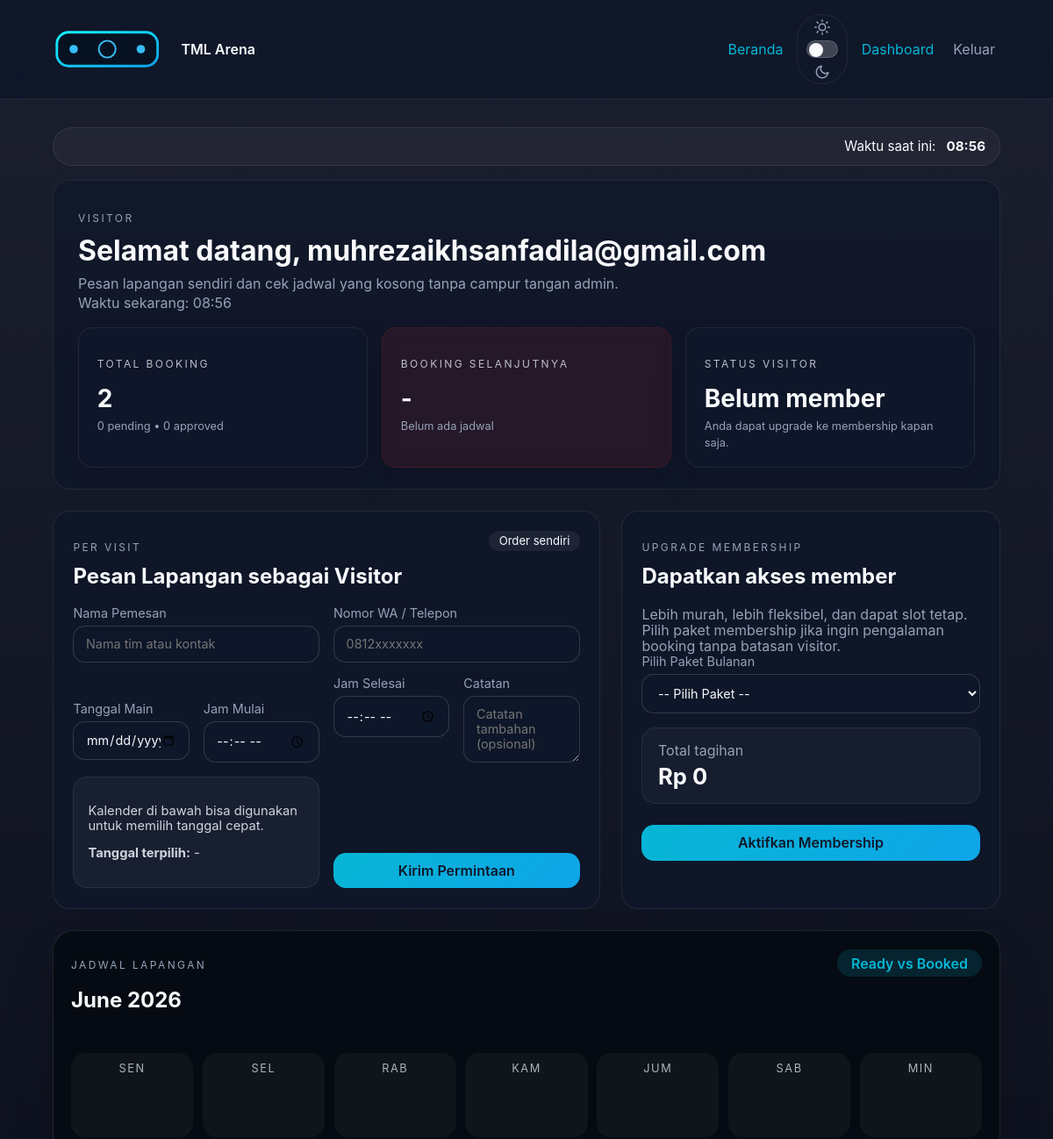
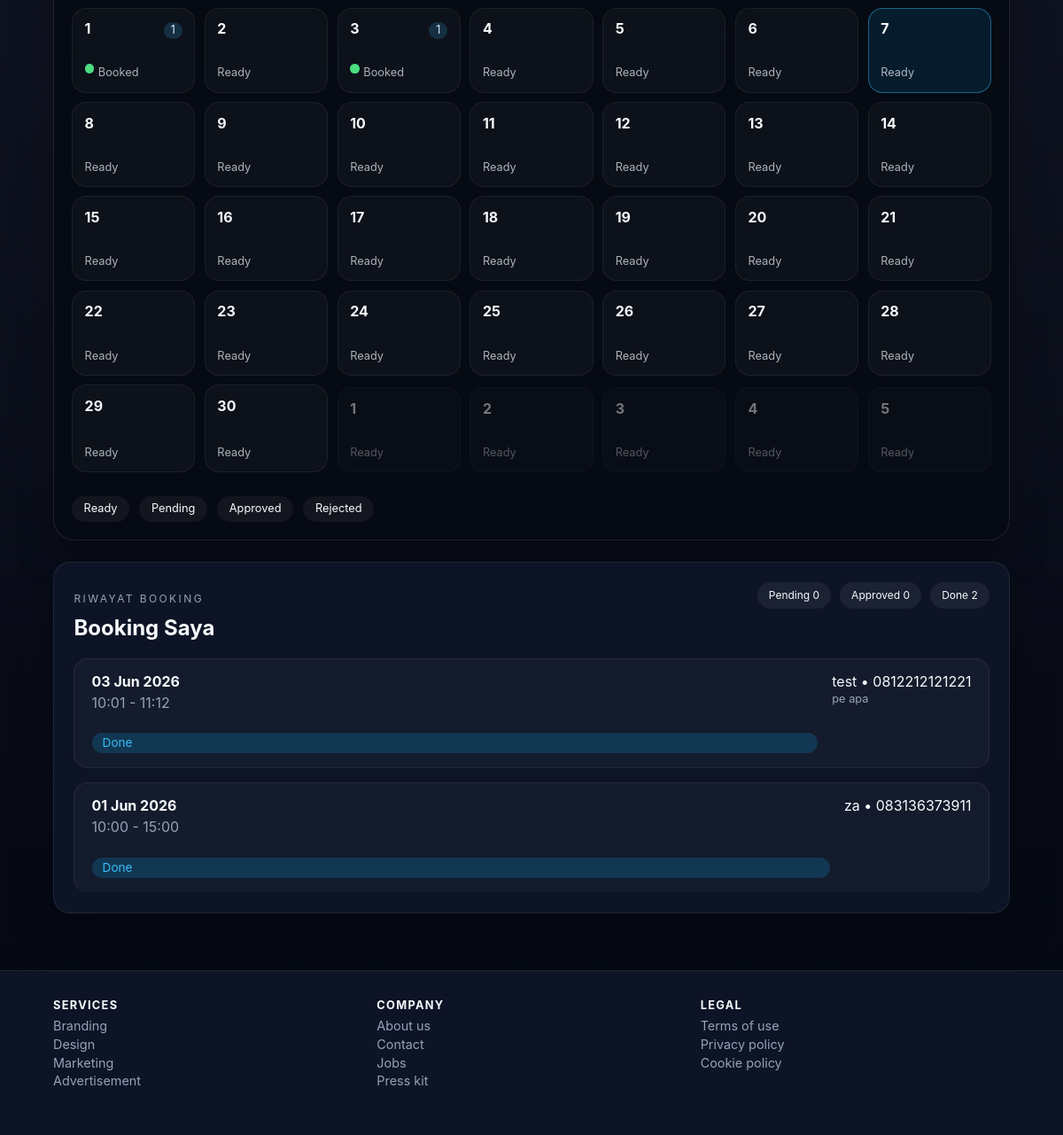
Page /visitor (signed in) on the committed database (2 pictures, top to bottom).
### app.py (models this page shows, shortened)
class User(db.Model, UserMixin):
    id = db.Column(db.Integer, primary_key=True)
    username = db.Column(db.String(80), unique=True, nullable=False)
    password_hash = db.Column(db.String(255), nullable=False)
    role = db.Column(db.String(20), nullable=False, default="user")

class Booking(db.Model):
    id = db.Column(db.Integer, primary_key=True)
    user_id = db.Column(db.Integer, db.ForeignKey("user.id"), nullable=False)
    customer_name = db.Column(db.String(120), nullable=False)
    phone = db.Column(db.String(50), nullable=False)
    play_date = db.Column(db.Date, nullable=False)
    start_time = db.Column(db.Time, nullable=False)
    end_time = db.Column(db.Time, nullable=False)
    notes = db.Column(db.Text)
    status = db.Column(db.String(20), nullable=False, default="pending")
    created_at = db.Column(db.DateTime, default=datetime.utcnow)
    user = db.relationship("User", backref=db.backref("bookings", lazy=True))

### app.py (the view)
@app.route("/visitor")
@login_required
def visitor_dashboard():
    ctx = build_user_dashboard_context()
    return render_template("visitor_dashboard.html", **ctx)

### app.py (called while the page is built)
@login_manager.user_loader
def load_user(user_id):
    return User.query.get(int(user_id))

@app.context_processor
def inject_now():
    now = datetime.now(tz=DEFAULT_TZ)
    return {
        "current_year": now.year,
        "current_time": now.strftime('%H:%M'),
        "DAY_NAMES": DAY_NAMES,
    }

def get_active_membership(user_id, today: date | None = None):
    today = today or datetime.now(tz=DEFAULT_TZ).date()
    return (
        Membership.query.filter_by(user_id=user_id, status="active")
        .filter(Membership.end_date >= today)
        .order_by(Membership.created_at.desc())
        .first()
    )

### templates/visitor_dashboard.html (shortened to what this page needs)
{% extends "base.html" %}
{% block content %}
<section class="dashboard-header">
    <div>
        <p class="eyebrow">Visitor</p>
        <h1>Selamat datang, {{ current_user.username }}</h1>
        <p class="muted">Pesan lapangan sendiri dan cek jadwal yang kosong tanpa campur tangan admin.</p>
        <p class="muted">Waktu sekarang: {{ current_time }}</p>
    </div>
    <div class="summary-cards">
        <article class="metric-card user-metric simple">
            <p class="eyebrow">Total Booking</p>
            <h3>{{ total_bookings }}</h3>
            <small>{{ booking_counts.pending }} pending • {{ booking_counts.approved }} approved</small>
        </article>
        <article class="metric-card user-metric alert">
            <p class="eyebrow">Booking Selanjutnya</p>
            {% if next_booking %}
                <h3>{{ next_booking.play_date.strftime('%d %b') }}</h3>
                <small>{{ next_booking.start_time.strftime('%H:%M') }} - {{ next_booking.end_time.strftime('%H:%M') }}</small>
            {% else %}
                <h3>-</h3>
                <small>Belum ada jadwal</small>
            {% endif %}
        </article>
        <article class="metric-card user-metric warning">
            <p class="eyebrow">Status Visitor</p>
            <h3>Belum member</h3>
            <small>Anda dapat upgrade ke membership kapan saja.</small>
        </article>
    </div>
</section>
<section class="user-dashboard-grid">
    <article class="panel-card">
        <div class="panel-heading">
            <div>
                <p class="eyebrow">Per Visit</p>
                <h2>Pesan Lapangan sebagai Visitor</h2>
            </div>
            <span class="pill">Order sendiri</span>
        </div>
        <form method="post" action="{{ url_for('create_booking') }}" class="grid-form user-form">
            <label>Nama Pemesan
                <input type="text" name="customer_name" required placeholder="Nama tim atau kontak" />
            </label>
            <label>Nomor WA / Telepon
                <input type="text" name="phone" required placeholder="0812xxxxxxx" />
            </label>
            <div class="grid-two">
                <label>Tanggal Main
                    <input type="date" name="play_date" required />
                </label>
                <label>Jam Mulai
                    <input type="time" name="start_time" required />
                </label>
            </div>
            <div class="grid-two">
                <label>Jam Selesai
                    <input type="time" name="end_time" required />
                </label>
                <label>Catatan
                    <textarea name="notes" rows="3" placeholder="Catatan tambahan (opsional)"></textarea>
                </label>
            </div>
            <div class="selected-date-notice">
                <p>Kalender di bawah bisa digunakan untuk memilih tanggal cepat.</p>
                <p><strong>Tanggal terpilih:</strong> <span id="selectedDate">-</span></p>
            </div>
            <button type="submit" class="btn full">Kirim Permintaan</button>
        </form>
    </article>
    <article class="panel-card panel-membership">
        <div class="panel-heading">
            <div>
                <p class="eyebrow">Upgrade Membership</p>
                <h2>Dapatkan akses member</h2>
            </div>
        </div>
        <p class="muted">Lebih murah, lebih fleksibel, dan dapat slot tetap. Pilih paket membership jika ingin pengalaman booking tanpa batasan visitor.</p>
        <form method="post" action="{{ url_for('user_purchase_membership') }}" class="grid-form user-form">
            <label>Pilih Paket Bulanan
                <select name="package_name" id="user_package_select" required onchange="calculatePrice()">
                    <option value="">-- Pilih Paket --</option>
                </select>
            </label>
            <div class="price-box">
                <p>Total tagihan</p>
                <h3 id="price_display">Rp 0</h3>
            </div>
            <button type="submit" class="btn full">Aktifkan Membership</button>
        </form>
    </article>
</section>
<section class="calendar-card card">
    <div class="calendar-header">
        <div>
            <p class="eyebrow">Jadwal Lapangan</p>
            <h2>{{ month_label }}</h2>
        </div>
        <span class="badge">Ready vs Booked</span>
    </div>
    <div class="calendar-month-grid">
        <div class="calendar-weekday">Sen</div>
        <div class="calendar-weekday">Sel</div>
        <div class="calendar-weekday">Rab</div>
        <div class="calendar-weekday">Kam</div>
        <div class="calendar-weekday">Jum</div>
        <div class="calendar-weekday">Sab</div>
        <div class="calendar-weekday">Min</div>
        {% for week in month_calendar %}
            {% for day in week %}
                <div class="calendar-cell {% if not day.is_current_month %}muted{% else %}clickable{% endif %} {% if day.is_today %}today{% endif %}" data-date="{{ day.date.isoformat() }}">
                    <div class="calendar-cell-header">
                        <span class="cell-number">{{ day.day_number }}</span>
                        {% if day.booking_count %}
                            <span class="cell-count">{{ day.booking_count }}</span>
                        {% endif %}
                    </div>
                    <div class="calendar-cell-body">
                        {% if day.booking_count %}
                            {% for booking in day.bookings[:2] %}
                                <span class="cell-dot {{ booking.status }}" title="{{ booking.status|title }}"></span>
                            {% endfor %}
                            <small class="muted">Booked</small>
                        {% else %}
                            <small class="muted">Ready</small>
                        {% endif %}
                    </div>
                </div>
            {% endfor %}
        {% endfor %}
    </div>
    <div class="calendar-legend">
        <span class="pill small success">Ready</span>
        <span class="pill small pending">Pending</span>
        <span class="pill small done">Approved</span>
        <span class="pill small rejected">Rejected</span>
    </div>
</section>
<section class="card booking-panel">
    <div class="panel-heading panel-space">
        <div>
            <p class="eyebrow">Riwayat Booking</p>
            <h2>Booking Saya</h2>
        </div>
        <div class="status-summary">
            <span class="pill small pending">Pending {{ booking_counts.pending }}</span>
            <span class="pill small approved">Approved {{ booking_counts.approved }}</span>
            <span class="pill small done">Done {{ booking_counts.done }}</span>
        </div>
    </div>
    <ul class="timeline booking-timeline">
        {% if bookings %}
            {% for booking in bookings %}
                <li class="booking-item">
                    <div class="booking-meta">
                        <strong>{{ booking.play_date.strftime('%d %b %Y') }}</strong>
                        <span>{{ booking.start_time.strftime('%H:%M') }} - {{ booking.end_time.strftime('%H:%M') }}</span>
                    </div>
                    <div>
                        <p>{{ booking.customer_name }} • {{ booking.phone }}</p>
                        {% if booking.notes %}<small>{{ booking.notes }}</small>{% endif %}
                    </div>
                    <span class="status {{ booking.status }}">{{ booking.status|title }}</span>
                </li>
            {% endfor %}
        {% else %}
            <li class="empty">Belum ada booking. Silakan pesan lapangan terlebih dahulu.</li>
        {% endif %}
    </ul>
</section>
{% endblock %}

### rows in the picture
User: username "muhrezaikhsanfadila@gmail.com"
Booking: play_date "01 Jun 2026", start_time "10:00", end_time "15:00", customer_name "za", phone "083136373911", status "Done"
Booking: play_date "03 Jun 2026", start_time "10:01", end_time "11:12", customer_name "test", phone "0812212121221", notes "pe apa", status "Done"

### other values in the picture
{{ current_time }} "08:56"
{{ total_bookings }} "2"
{{ booking_counts.pending }} "0"
{{ booking_counts.approved }} "0"
{{ month_label }} "June 2026"
{{ day.day_number }} "1" "2" "3" "4" "5" "6" "7" "8" "9" "10" "11" "12" "13" "14" "15" "16" "17" "18" "19" "20" "21" "22" "23" "24" "25" "26" "27" "28" "29" "30" "1" "2" "3" "4" "5"
{{ day.booking_count }} "1" "1"
{{ booking_counts.done }} "2"
